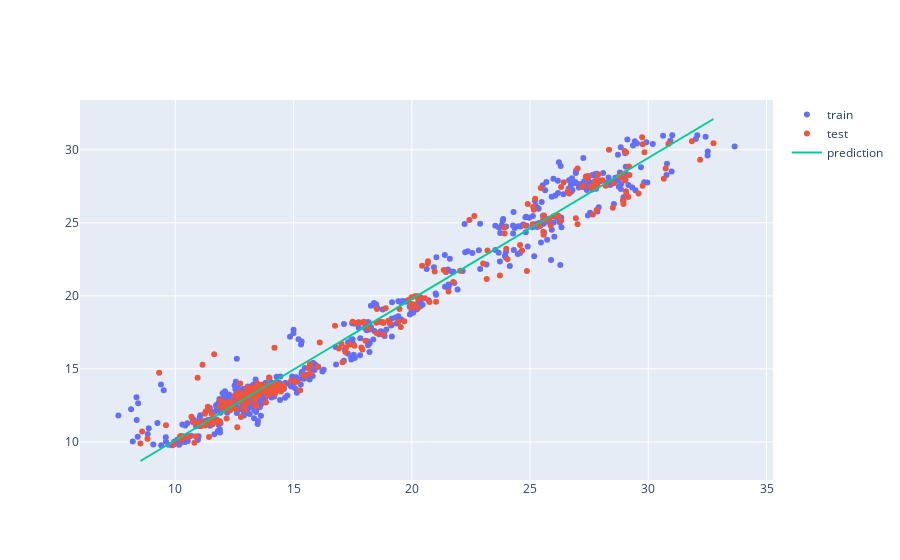

Here is the notebook cell this chart was saved with:
### Code cell
# Plot linear regression result
fig = go.Figure([
    go.Scatter(x=x_train, y=y_train, name='train', mode='markers'),
    go.Scatter(x=x_test,  y=y_test, name='test', mode='markers'),
    go.Scatter(x=x_test,  y=y_pred,  name='prediction')
])

fig.show()

### Figure 1 — Plotly figure (JSON) as saved in the notebook; plotly's stock layout.template omitted (floating-point values rounded to 4 significant figures; data arrays with more than 128 entries replaced by an {"elided": "..."} marker saying what was removed)
{"data": [{"mode": "markers", "name": "train", "type": "scatter", "x": {"elided": "680 float values"}, "y": {"elided": "680 float values"}}, {"mode": "markers", "name": "test", "type": "scatter", "x": {"elided": "292 float values"}, "y": {"elided": "292 float values"}}, {"name": "prediction", "type": "scatter", "x": {"elided": "292 float values"}, "y": {"elided": "292 float values"}}], "layout": {}}
